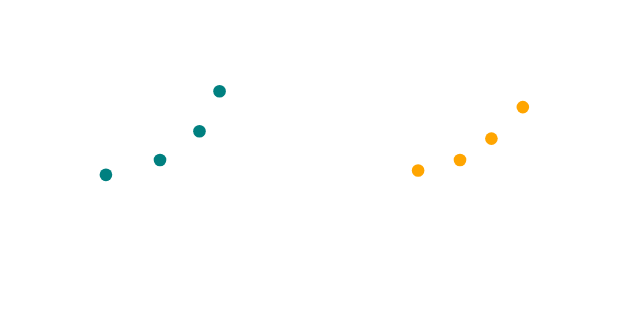

This figure's Vega-Lite source:
### Vega specification from a JSON file in a GitHub repository (floating-point values rounded to 4 significant figures)
{"$schema": "https://vega.github.io/schema/vega/v6.json", "padding": 5, "autosize": "none", "width": 300, "height": 150, "signals": [{"name": "baseProj", "value": "azimuthalEqualArea"}, {"name": "altProj", "update": "'mer' + 'cator'"}], "projections": [{"name": "p1", "type": {"signal": "baseProj"}, "scale": 40, "translate": [75, 75]}, {"name": "p2", "type": {"signal": "altProj"}, "scale": 30, "translate": [225, 75]}], "data": [{"name": "pts", "values": [{"lon": 0, "lat": 0}, {"lon": 30, "lat": 20}, {"lon": -40, "lat": -10}, {"lon": 60, "lat": 45}], "transform": [{"type": "geopoint", "projection": "p1", "fields": ["lon", "lat"], "as": ["x1", "y1"]}, {"type": "geopoint", "projection": "p2", "fields": ["lon", "lat"], "as": ["x2", "y2"]}]}], "marks": [{"type": "symbol", "from": {"data": "pts"}, "encode": {"update": {"x": {"field": "x1"}, "y": {"field": "y1"}, "size": {"value": 40}, "fill": {"value": "teal"}}}}, {"type": "symbol", "from": {"data": "pts"}, "encode": {"update": {"x": {"field": "x2"}, "y": {"field": "y2"}, "size": {"value": 40}, "fill": {"value": "orange"}}}}]}
